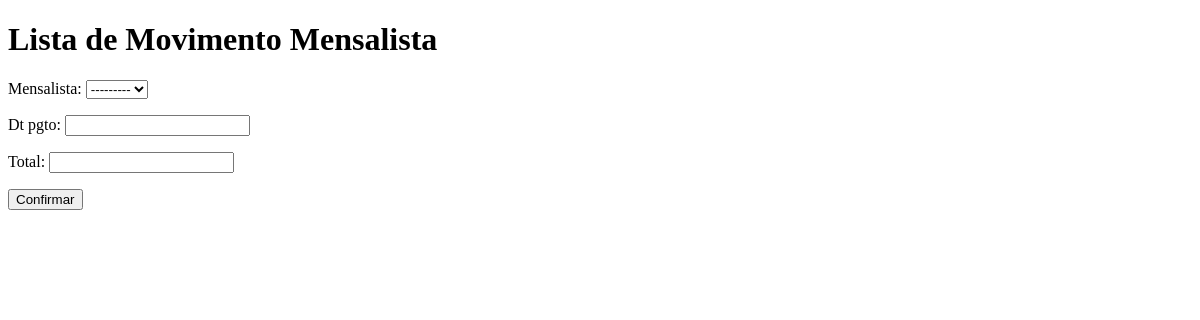
The app's page /core/mov-mensalistas/, older data.
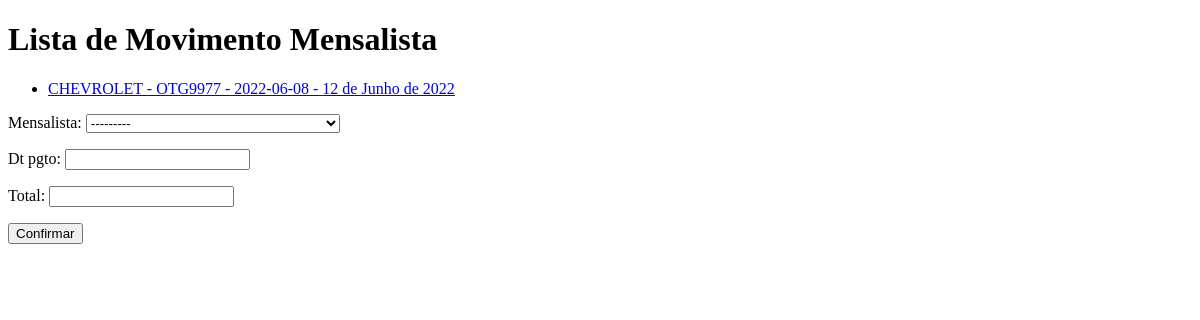
The same page, newer data.
### core/models.py (models this page shows, shortened)
class MovMensalista(models.Model):
    mensalista = models.ForeignKey(Mensalista, on_delete=models.CASCADE)
    dt_pgto = models.DateField()
    total = models.DecimalField(max_digits=6, decimal_places=2)

class Mensalista(models.Model):
    veiculo = models.ForeignKey(Veiculo, on_delete=models.CASCADE)
    inicio = models.DateField()
    valor_mes = models.DecimalField(max_digits=6, decimal_places=2)
    def __str__(self):
        return str(self.veiculo) + ' - ' + str(self.inicio)

class Veiculo(models.Model):
    marca = models.ForeignKey(Marca, on_delete=models.CASCADE)
    placa = models.CharField(max_length=7)
    proprietario = models.ForeignKey(Pessoa, on_delete=models.CASCADE)
    cor = models.CharField(max_length=15)
    observacoes = models.TextField()
    def __str__(self):
        return self.marca.nome + ' - ' + self.placa

class Marca(models.Model):
    nome = models.CharField(max_length=50)

### core/views.py (the view)
# urls.py: path('mov-mensalistas/', lista_movmensalista, name='core_lista_movmensalistas'),
def lista_movmensalista(request):
    mov_mensalista = MovMensalista.objects.all()
    form = MovMensalistaForm()
    data = {'mov_mensalista': mov_mensalista, 'form': form}
    return render(request, 'core/lista_movmensalista.html', data)

### core/forms.py
class MovMensalistaForm(ModelForm):
    class Meta:
        model = MovMensalista
        fields = '__all__'

### core/templates/core/lista_movmensalista.html (shortened to what this page needs)
<!DOCTYPE html>
<html lang="en">
<head>
</head>
<body>
<h1>Lista de Movimento Mensalista</h1>
<ul>
{% for mov in mov_mensalista %}
<li>
   <a href="{% url 'core_movmensalistas_update' mov.id %}">
     {{mov.mensalista}} - {{mov.dt_pgto}}
    </a>
</li>
{%endfor%}
</ul>
<form action="{% url 'core_movmensalista_novo' %}" method="POST">
    {{form.as_p}}
    <button type="submit">Confirmar</button>
</form>
</body>
</html>

Row changes from the older to the newer data that the page shows:
added MovMensalista: mensalista "CHEVROLET - OTG9977 - 2022-06-08", dt_pgto "12 de Junho de 2022"
